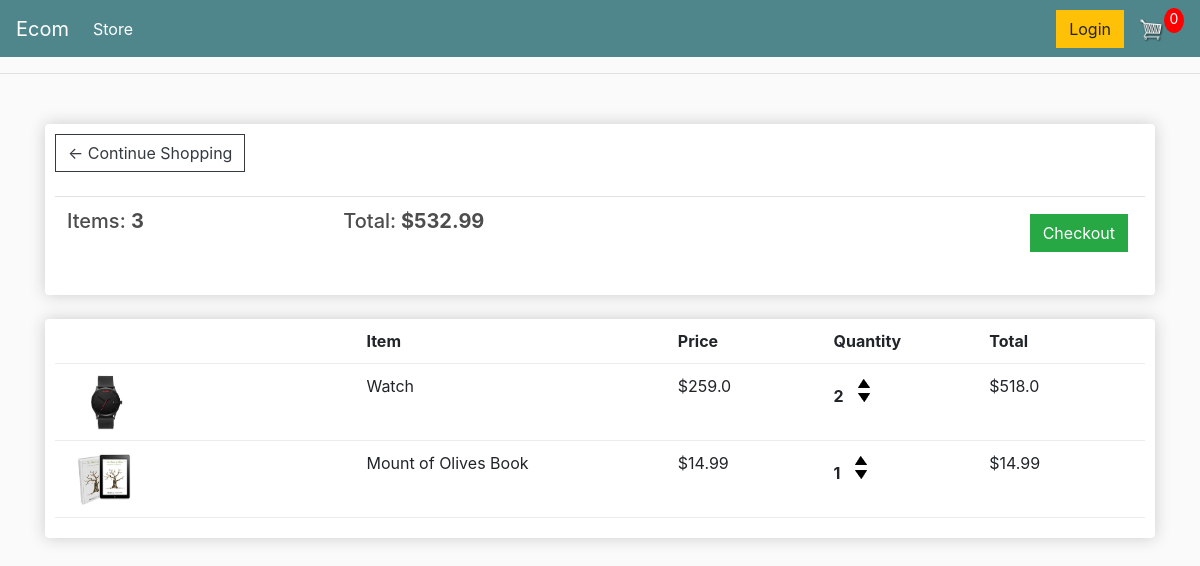
/cart/ (signed in), run on an earlier commit of the app's database.
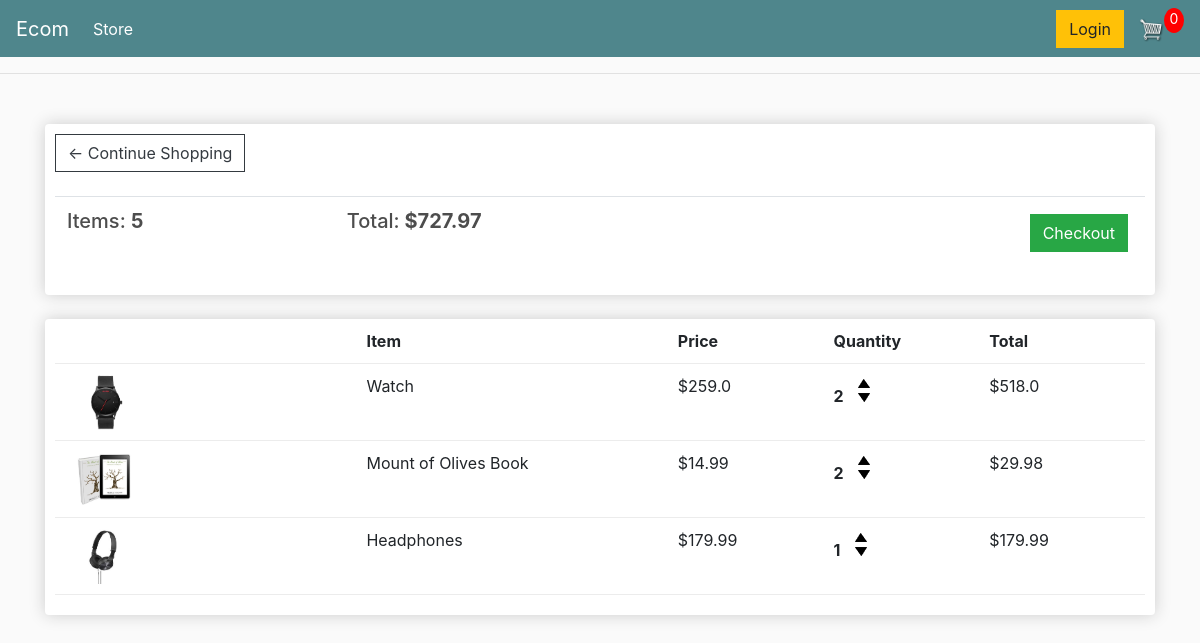
And on a later commit of the database.
### store/models.py (models this page shows, shortened)
class Order(models.Model):
    customer = models.ForeignKey(Customer, on_delete=models.SET_NULL, null=True, blank=True)
    date_ordered = models.DateTimeField(auto_now_add=True)
    complete = models.BooleanField(default=False)
    transaction_id = models.CharField(max_length=200, null=True)
    @property
    def get_cart_total(self):
        orderitems = self.orderitem_set.all()
        total = sum([item.get_total for item in orderitems])
        return total
    @property
    def get_cart_items(self):
        orderitems = self.orderitem_set.all()
        total = sum([item.quantity for item in orderitems])
        return total

class OrderItem(models.Model):
    product = models.ForeignKey(Product, on_delete=models.SET_NULL, null=True, blank=True)
    order = models.ForeignKey(Order, on_delete=models.SET_NULL, null=True, blank=True)
    quantity = models.IntegerField(default=0, null=True, blank=True)
    date_added = models.DateTimeField(auto_now_add=True)
    @property
    def get_total(self):
        return self.quantity * self.product.price

class Product(models.Model):
    name = models.CharField(max_length=200, null=True)
    price = models.FloatField()
    digital = models.BooleanField(default=False)
    image = models.ImageField(null=True, blank=True)
    @property
    def imageUrl(self):
        try:
            url = self.image.url
        except:
            url = ''
        return url

### store/views.py (the view)
# urls.py: path('cart/', views.cart, name='cart'),
def cart(request):
    if request.user.is_authenticated:
        customer = request.user.customer
        order, created = Order.objects.get_or_create(customer=customer, complete=False)
        items = order.orderitem_set.all()
    else:
        items = []
        order = {'get_cart_total': 0, 'get_cart_items': 0}
    context = {'items': items, 'order': order}
    return render(request, 'store/cart.html', context)

### store/templates/store/cart.html
{% extends 'store/main.html' %}
{% load static %}
{% block content %}
	<div class="row">
		<div class="col-lg-12">
			<div class="box-element">
				<a  class="btn btn-outline-dark" href="{% url 'store' %}">&#x2190; Continue Shopping</a>
				<br>
				<br>
				<table class="table">
					<tr>
						<th><h5>Items: <strong>{{order.get_cart_items}}</strong></h5></th>
						<th><h5>Total:<strong> ${{order.get_cart_total}}</strong></h5></th>
						<th>
							<a  style="float:right; margin:5px;" class="btn btn-success" href="{% url 'checkout' %}">Checkout</a>
						</th>
					</tr>
				</table>
			</div>
			<br>
			<div class="box-element">
				<div class="cart-row">
					<div style="flex:2"></div>
					<div style="flex:2"><strong>Item</strong></div>
					<div style="flex:1"><strong>Price</strong></div>
					<div style="flex:1"><strong>Quantity</strong></div>
					<div style="flex:1"><strong>Total</strong></div>
				</div>
                {% for item in items %}
				<div class="cart-row">
					<div style="flex:2"><img class="row-image" src="{{item.product.imageUrl}}"></div>
					<div style="flex:2"><p>{{item.product.name}}</p></div>
					<div style="flex:1"><p>${{item.product.price}}</p></div>
					<div style="flex:1">
						<p class="quantity">{{item.quantity}}</p>
						<div class="quantity">
							<img data-product="{{item.product.id}}" data-action="add" class="chg-quantity update-cart" src="{% static  'images/arrow-up.png' %}">
							<img data-product="{{item.product.id}}" data-action="remove" class="chg-quantity update-cart" src="{% static  'images/arrow-down.png' %}">
						</div>
					</div>
					<div style="flex:1"><p>${{item.get_total}}</p></div>
				</div>
                {% endfor %}
			</div>
		</div>
	</div>
{% endblock content %}

### store/templates/store/main.html (shortened to what this page needs)
<!DOCTYPE html>
{% load static %}
<html lang="en">
<head>
    <link rel="stylesheet" href="https://stackpath.bootstrapcdn.com/bootstrap/4.5.0/css/bootstrap.min.css"
>
    <link rel="stylesheet" , type="text/css" href="{% static 'css/main.css' %}">
</head>
<body>
<nav class="navbar navbar-expand-lg navbar-dark bg-dark">
    <a class="navbar-brand" href="{% url 'store' %}">Ecom</a>
    <div class="collapse navbar-collapse" id="navbarSupportedContent">
        <ul class="navbar-nav mr-auto">
            <li class="nav-item active">
                <a class="nav-link" href="{% url 'store' %}">Store <span class="sr-only">(current)</span></a>
            </li>
        </ul>
        <div class="form-inline my-2 my-lg-0">
            <a href="#" class="btn btn-warning">Login</a>
            <a href="{% url 'cart' %}">
                <img id="cart-icon" src="{% static 'images/cart.png' %}">
            </a>
            <p id="cart-total">0</p>
        </div>
    </div>
</nav>
<hr>
<div class="container">
    <br>
    {% block content %}
    {% endblock content %}
</div>
</body>
</html>

### static/css/main.css (style rules this page uses)
body { background-color: hsl(0, 0%, 98%); }
h1,h2,h3,h4,h5,h6 { color:hsl(0, 0%, 30%); }
.box-element { box-shadow:hsl(0, 0%, 80%) 0 0 16px; background-color: #fff; border-radius: 4px; padding: 10px; }
.bg-dark { background-color: #4f868c!important; }
#cart-icon { width:25px; display: inline-block; margin-left: 15px; }
#cart-total { display: block; text-align: center; color:#fff; background-color: red; width: 20px; height: 25px; border-radius: 50%; font-size: 14px; }
.col-lg-4, .col-lg-6, .col-lg-8, .col-lg-12 { margin-top: 10px; }
.btn { border-radius: 0; }
.row-image { width: 100px; }
.cart-row { display: flex; align-items: flex-stretch; padding-bottom: 10px; margin-bottom: 10px; border-bottom: 1px solid #ececec; }
.quantity { display: inline-block; font-weight: 700; padding-right:10px; }
.chg-quantity { width: 12px; cursor: pointer; display: block; margin-top: 5px; transition:.1s; }

What changed in the data, as far as the page shows it:
changed through a linked row, Order: get_cart_items "3" → "5"; get_cart_total "532.99" → "727.97"
changed OrderItem "Mount of Olives Book": quantity "1" → "2"; get_total "14.99" → "29.98"
added OrderItem: product.imageUrl (picture), product.name "Headphones", product.price "179.99", quantity "1", get_total "179.99"
